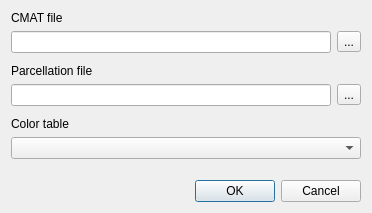
<?xml version="1.0" encoding="UTF-8"?>
<ui version="4.0">
 <class>DialogLoadConnectome</class>
 <widget class="QDialog" name="DialogLoadConnectome">
  <property name="geometry">
   <rect>
    <x>0</x>
    <y>0</y>
    <width>377</width>
    <height>264</height>
   </rect>
  </property>
  <property name="windowTitle">
   <string>Load Connectome Matrix</string>
  </property>
  <layout class="QVBoxLayout" name="verticalLayout">
   <property name="sizeConstraint">
    <enum>QLayout::SetFixedSize</enum>
   </property>
   <item>
    <widget class="QLabel" name="label">
     <property name="text">
      <string>CMAT file</string>
     </property>
    </widget>
   </item>
   <item>
    <layout class="QHBoxLayout" name="horizontalLayout">
     <item>
      <widget class="QLineEdit" name="lineEditCMAT">
       <property name="minimumSize">
        <size>
         <width>320</width>
         <height>0</height>
        </size>
       </property>
      </widget>
     </item>
     <item>
      <widget class="QToolButton" name="toolButtonOpenCMAT">
       <property name="text">
        <string>...</string>
       </property>
       <property name="icon">
        <iconset resource="freeview.qrc">
         <normaloff>:/resource/icons/file_open_16.png</normaloff>:/resource/icons/file_open_16.png</iconset>
       </property>
      </widget>
     </item>
    </layout>
   </item>
   <item>
    <spacer name="verticalSpacer_2">
     <property name="orientation">
      <enum>Qt::Vertical</enum>
     </property>
     <property name="sizeType">
      <enum>QSizePolicy::Fixed</enum>
     </property>
     <property name="sizeHint" stdset="0">
      <size>
       <width>20</width>
       <height>5</height>
      </size>
     </property>
    </spacer>
   </item>
   <item>
    <widget class="QLabel" name="label_2">
     <property name="text">
      <string>Parcellation file</string>
     </property>
    </widget>
   </item>
   <item>
    <layout class="QHBoxLayout" name="horizontalLayout_2">
     <item>
      <widget class="QLineEdit" name="lineEditParcel"/>
     </item>
     <item>
      <widget class="QToolButton" name="toolButtonOpenParcel">
       <property name="text">
        <string>...</string>
       </property>
       <property name="icon">
        <iconset resource="freeview.qrc">
         <normaloff>:/resource/icons/file_open_16.png</normaloff>:/resource/icons/file_open_16.png</iconset>
       </property>
      </widget>
     </item>
    </layout>
   </item>
   <item>
    <spacer name="verticalSpacer_3">
     <property name="orientation">
      <enum>Qt::Vertical</enum>
     </property>
     <property name="sizeType">
      <enum>QSizePolicy::Fixed</enum>
     </property>
     <property name="sizeHint" stdset="0">
      <size>
       <width>20</width>
       <height>5</height>
      </size>
     </property>
    </spacer>
   </item>
   <item>
    <widget class="QLabel" name="label_3">
     <property name="text">
      <string>Color table</string>
     </property>
    </widget>
   </item>
   <item>
    <widget class="QComboBox" name="comboBoxColorTable"/>
   </item>
   <item>
    <spacer name="verticalSpacer">
     <property name="orientation">
      <enum>Qt::Vertical</enum>
     </property>
     <property name="sizeType">
      <enum>QSizePolicy::Fixed</enum>
     </property>
     <property name="sizeHint" stdset="0">
      <size>
       <width>10</width>
       <height>15</height>
      </size>
     </property>
    </spacer>
   </item>
   <item>
    <widget class="QDialogButtonBox" name="buttonBox">
     <property name="standardButtons">
      <set>QDialogButtonBox::Cancel|QDialogButtonBox::Ok</set>
     </property>
    </widget>
   </item>
  </layout>
 </widget>
 <resources>
  <include location="freeview.qrc"/>
 </resources>
 <connections>
  <connection>
   <sender>buttonBox</sender>
   <signal>accepted()</signal>
   <receiver>DialogLoadConnectome</receiver>
   <slot>OnOK()</slot>
   <hints>
    <hint type="sourcelabel">
     <x>319</x>
     <y>245</y>
    </hint>
    <hint type="destinationlabel">
     <x>311</x>
     <y>238</y>
    </hint>
   </hints>
  </connection>
  <connection>
   <sender>toolButtonOpenCMAT</sender>
   <signal>clicked()</signal>
   <receiver>DialogLoadConnectome</receiver>
   <slot>OnButtonOpenCMAT()</slot>
   <hints>
    <hint type="sourcelabel">
     <x>348</x>
     <y>46</y>
    </hint>
    <hint type="destinationlabel">
     <x>376</x>
     <y>42</y>
    </hint>
   </hints>
  </connection>
  <connection>
   <sender>toolButtonOpenParcel</sender>
   <signal>clicked()</signal>
   <receiver>DialogLoadConnectome</receiver>
   <slot>OnButtonOpenParcel()</slot>
   <hints>
    <hint type="sourcelabel">
     <x>350</x>
     <y>112</y>
    </hint>
    <hint type="destinationlabel">
     <x>376</x>
     <y>114</y>
    </hint>
   </hints>
  </connection>
  <connection>
   <sender>comboBoxColorTable</sender>
   <signal>currentIndexChanged(int)</signal>
   <receiver>DialogLoadConnectome</receiver>
   <slot>OnComboBoxColorTable(int)</slot>
   <hints>
    <hint type="sourcelabel">
     <x>319</x>
     <y>178</y>
    </hint>
    <hint type="destinationlabel">
     <x>496</x>
     <y>184</y>
    </hint>
   </hints>
  </connection>
  <connection>
   <sender>buttonBox</sender>
   <signal>rejected()</signal>
   <receiver>DialogLoadConnectome</receiver>
   <slot>reject()</slot>
   <hints>
    <hint type="sourcelabel">
     <x>245</x>
     <y>237</y>
    </hint>
    <hint type="destinationlabel">
     <x>230</x>
     <y>367</y>
    </hint>
   </hints>
  </connection>
 </connections>
 <slots>
  <slot>OnOK()</slot>
  <slot>OnButtonOpenCMAT()</slot>
  <slot>OnButtonOpenParcel()</slot>
  <slot>OnButtonOpenCTAB()</slot>
  <slot>OnComboBoxColorTable(int)</slot>
 </slots>
</ui>
